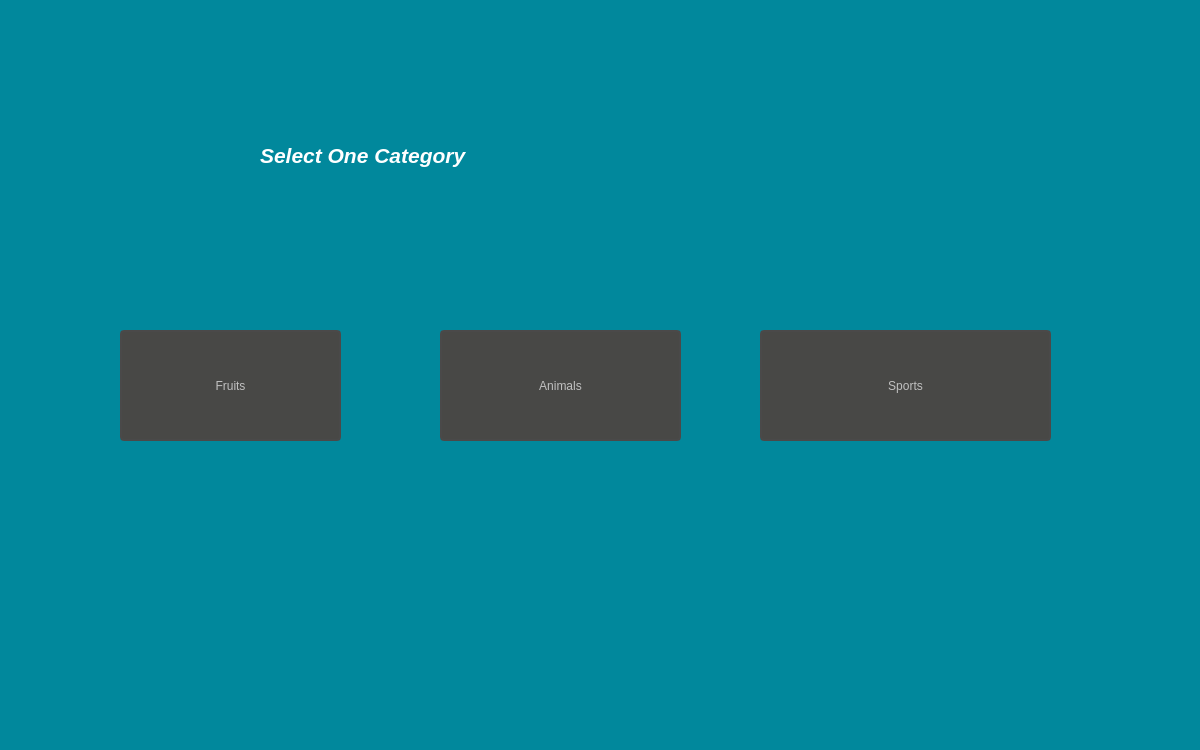
<?xml version="1.0" encoding="UTF-8"?>
<ui version="4.0">
 <class>Category</class>
 <widget class="QMainWindow" name="Category">
  <property name="geometry">
   <rect>
    <x>0</x>
    <y>0</y>
    <width>1200</width>
    <height>750</height>
   </rect>
  </property>
  <property name="windowTitle">
   <string>Category Layout</string>
  </property>
  <property name="styleSheet">
   <string notr="true">
        QWidget
        {
            color: #fff;
            background-color: #01889C;
            selection-background-color:#3d8ec9;
            selection-color: black;
            background-clip: border;
            border-image: none;
            outline: 0;
        }

        QPushButton
        {
            color: silver;
            background-color: #484846;
            border-width: 2px;
            border-color: #4A4949;
            border-style: solid;
            padding-top: 2px;
            padding-bottom: 2px;
            padding-left: 10px;
            padding-right: 10px;
            border-radius: 4px;
        }

        QPushButton:focus {
            background-color: #302F2F;
            color: white;
        }

        QPushButton:checked{
            background-color: #302F2F;
            border-color: #6A6969;
        }

        QPushButton:hover {
            border: 2px solid #fff;
            color: silver;
        }

        QPushButton:pressed
        {
            background-color: #484846;
        }

    </string>
  </property>
  <widget class="QWidget" name="centralwidget">
   <widget class="QLabel" name="label">
    <property name="geometry">
     <rect>
      <x>260</x>
      <y>100</y>
      <width>701</width>
      <height>111</height>
     </rect>
    </property>
    <property name="text">
     <string>&lt;html&gt;&lt;head/&gt;&lt;body&gt;&lt;p&gt;&lt;span style=&quot; font-size:16pt; font-weight:600; font-style:italic;&quot;&gt;Select One Category&lt;/span&gt;&lt;/p&gt;&lt;/body&gt;&lt;/html&gt;</string>
    </property>
   </widget>
   <widget class="QPushButton" name="btn_fruits">
    <property name="geometry">
     <rect>
      <x>120</x>
      <y>330</y>
      <width>221</width>
      <height>111</height>
     </rect>
    </property>
    <property name="text">
     <string>Fruits</string>
    </property>
    <property name="icon">
     <iconset>
      <normaloff>strawberry.png</normaloff>strawberry.png</iconset>
    </property>
   </widget>
   <widget class="QPushButton" name="btn_animals">
    <property name="geometry">
     <rect>
      <x>440</x>
      <y>330</y>
      <width>241</width>
      <height>111</height>
     </rect>
    </property>
    <property name="text">
     <string>Animals</string>
    </property>
    <property name="icon">
     <iconset>
      <normaloff>cat.png</normaloff>cat.png</iconset>
    </property>
   </widget>
   <widget class="QPushButton" name="btn_sports">
    <property name="geometry">
     <rect>
      <x>760</x>
      <y>330</y>
      <width>291</width>
      <height>111</height>
     </rect>
    </property>
    <property name="text">
     <string>Sports</string>
    </property>
    <property name="icon">
     <iconset>
      <normaloff>ball.png</normaloff>ball.png</iconset>
    </property>
   </widget>
  </widget>
  <widget class="QStatusBar" name="statusbar"/>
 </widget>
 <resources/>
 <connections/>
</ui>
